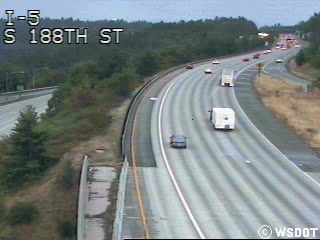
#> input picture background_subtraction/frames/000000.jpg, 320 x 240 px
$ python background_subtraction.py
#> lines starting #> are read from the running program, lines starting #| are printed output that depends on the picture; pictures that were not available may be replaced by others from this repository, and a replacement may not be noted
# -*- coding: utf-8 -*-
"""
Created on Thu Sep 17 13:33:55 2020

@author: Clara Brechtel
"""
import cv2 as cv
import numpy as np

def main():
    part_1()
    part_2()
    part_3()
    bonus()

# Create grayscale image
def part_1():
    img_0 = cv.imread(r'frames/000000.jpg')
#> img_0 is the input picture: shape (240, 320, 3); mean B, G, R 130.7, 130, 121.1
    cv.imshow('Image 0', img_0)
    print(img_0.shape)          # (240, 320, 3)
#| (240, 320, 3)
    print(img_0)
#> (printed output is left out)
    img_0_gray = cv.cvtColor(img_0, cv.COLOR_BGR2GRAY)
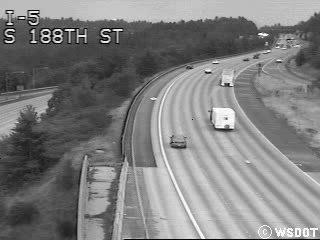
#> img_0_gray: shape (240, 320); min 0, max 255, mean 127.4
    cv.imshow('Grayscale: Image 0', img_0_gray)
    cv.waitKey(0)
    cv.imwrite(r'output/gray_000000.png', img_0_gray)

# Display video and find background image
def part_2():
    vid = cv.VideoCapture('frames/%06d.jpg')
    gray = []

    # Load each frame of the video
    while vid.isOpened():
        ret, frame = vid.read()
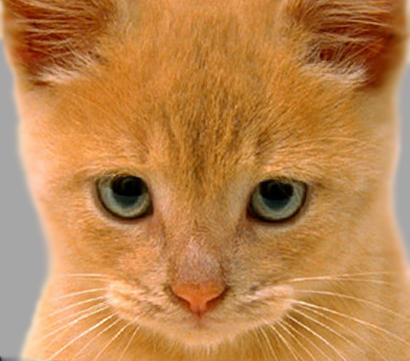
#> input picture hybrid_image/cat.bmp, 410 x 361 px, given in place of %06d.jpg, which was not available
#> frame is the input picture: shape (361, 410, 3); mean B, G, R 77.1, 132.5, 188.3
        if not ret:            # Breaks out of loop if frame can't be read
            break

        gray_frame = cv.cvtColor(frame, cv.COLOR_BGR2GRAY)
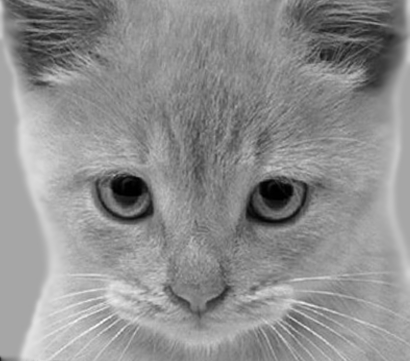
#> gray_frame: shape (361, 410); min 0, max 252, mean 142.9
        gray.append(gray_frame)
        cv.imshow('Video', gray_frame)
        cv.waitKey(45)
    vid.release()

    # Compute background image with grayscale frames
    gray = np.array(gray)
    avg_frame = np.mean(gray, axis=0)
    avg_frame = avg_frame.astype(np.uint8)
    cv.imshow('Background Image', avg_frame)
    cv.waitKey(0)
    cv.imwrite(r'output/background_img.png', avg_frame)

# Threshold cars in image
# [43 lines left out: functions part_3, bonus, not called in this run]

if __name__=="__main__":
    main()
